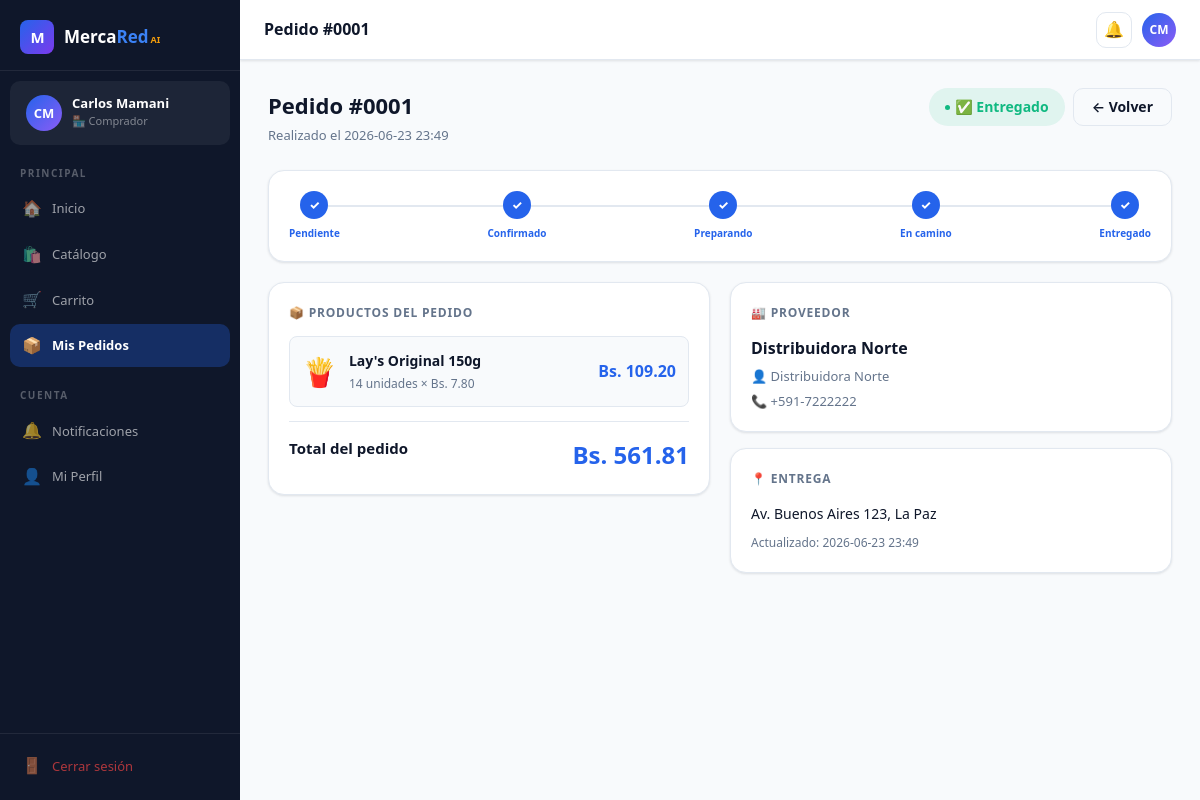
/buyer/orders/1 (signed in), run on the app's committed database.
### tables this page shows
CREATE TABLE users (
        id          INTEGER PRIMARY KEY AUTOINCREMENT,
        email       TEXT    UNIQUE NOT NULL,
        password    TEXT    NOT NULL,
        role        TEXT    NOT NULL DEFAULT 'buyer',   -- buyer | seller | transporter | admin
        full_name   TEXT    NOT NULL,
        company     TEXT,
        phone       TEXT,
        city        TEXT    DEFAULT 'La Paz',
        avatar_initials TEXT,
        created_at  TEXT    DEFAULT (datetime('now')),
        is_active   INTEGER DEFAULT 1,
        bio         TEXT
    );

CREATE TABLE orders (
        id           INTEGER PRIMARY KEY AUTOINCREMENT,
        buyer_id     INTEGER NOT NULL REFERENCES users(id),
        seller_id    INTEGER NOT NULL REFERENCES users(id),
        transporter_id INTEGER REFERENCES users(id),
        status       TEXT    DEFAULT 'pending',
        -- pending | confirmed | preparing | in_transit | delivered | cancelled
        total        REAL    NOT NULL,
        notes        TEXT,
        delivery_address TEXT,
        created_at   TEXT    DEFAULT (datetime('now')),
        updated_at   TEXT    DEFAULT (datetime('now'))
    );

CREATE TABLE order_items (
        id         INTEGER PRIMARY KEY AUTOINCREMENT,
        order_id   INTEGER NOT NULL REFERENCES orders(id),
        product_id INTEGER NOT NULL REFERENCES products(id),
        qty        INTEGER NOT NULL,
        unit_price REAL    NOT NULL
    );

CREATE TABLE products (
        id          INTEGER PRIMARY KEY AUTOINCREMENT,
        seller_id   INTEGER NOT NULL REFERENCES users(id),
        name        TEXT    NOT NULL,
        description TEXT,
        category    TEXT,
        price       REAL    NOT NULL,
        unit        TEXT    DEFAULT 'unidad',
        stock       INTEGER DEFAULT 0,
        min_order   INTEGER DEFAULT 1,
        image_emoji TEXT    DEFAULT '📦',
        is_active   INTEGER DEFAULT 1,
        created_at  TEXT    DEFAULT (datetime('now'))
    );

### app.py (the view)
@app.route('/buyer/orders/<int:oid>')
@login_required
def buyer_order_detail(oid):
    if current_user.role != 'buyer': return redirect(url_for('dashboard'))
    order = query("""
        SELECT o.*, u.full_name as seller_name, u.company as seller_company,
               u.phone as seller_phone
        FROM orders o JOIN users u ON o.seller_id=u.id
        WHERE o.id=? AND o.buyer_id=?
    """, (oid, current_user.id), one=True)
    if not order:
        flash('Pedido no encontrado.', 'error')
        return redirect(url_for('buyer_orders'))
    items = query("""
        SELECT oi.*, p.name, p.image_emoji
        FROM order_items oi JOIN products p ON oi.product_id=p.id
        WHERE oi.order_id=?
    """, (oid,))
    return render_template('buyer/order_detail.html', order=order, items=items)

### app.py (called while the page is built)
def get_db():
    conn = sqlite3.connect(DB_PATH)
    conn.row_factory = sqlite3.Row
    return conn

def query(sql, args=(), one=False, commit=False):
    conn = get_db()
    cur  = conn.execute(sql, args)
    if commit:
        conn.commit()
        rv = cur.lastrowid
    else:
        rv = cur.fetchone() if one else cur.fetchall()
    conn.close()
    return rv

@login_manager.user_loader
def load_user(user_id):
    row = query("SELECT * FROM users WHERE id=?", (user_id,), one=True)
    return User(row) if row else None

def notif_count():
    if not current_user.is_authenticated:
        return 0
    return query("SELECT COUNT(*) as c FROM notifications WHERE user_id=? AND is_read=0",
                 (current_user.id,), one=True)['c']

### templates/buyer/order_detail.html (shortened to what this page needs)
{% extends "base.html" %}
{% block topbar_title %}Pedido #{{ '%04d'|format(order.id) }}{% endblock %}
{% block content %}
<div class="page-header">
  <div>
    <h1>Pedido #{{ '%04d'|format(order.id) }}</h1>
    <p>Realizado el {{ order.created_at[:16] }}</p>
  </div>
  <div style="display:flex;gap:8px">
    <span class="status s-{{ order.status }}" style="font-size:14px;padding:8px 16px">
      {{ {'pending':'⏳ Pendiente','confirmed':'✅ Confirmado','preparing':'⚙️ Preparando','in_transit':'🚚 En camino','delivered':'✅ Entregado','cancelled':'❌ Cancelado'}[order.status] }}
    </span>
    <a href="{{ url_for('buyer_orders') }}" class="btn btn-ghost">← Volver</a>
  </div>
</div>
{% set steps = ['pending','confirmed','preparing','in_transit','delivered'] %}
{% set step_labels = {'pending':'Pendiente','confirmed':'Confirmado','preparing':'Preparando','in_transit':'En camino','delivered':'Entregado'} %}
{% if order.status != 'cancelled' %}
<div class="card" style="margin-bottom:20px">
  <div style="display:flex;justify-content:space-between;align-items:center;position:relative">
    {% for s in steps %}
    {% set active = (steps.index(order.status) >= steps.index(s)) %}
    <div style="display:flex;flex-direction:column;align-items:center;gap:6px;position:relative;z-index:1">
      <div style="width:28px;height:28px;border-radius:50%;display:flex;align-items:center;justify-content:center;font-size:12px;font-weight:800;background:{% if active %}var(--blue){% else %}var(--border){% endif %};color:{% if active %}#fff{% else %}var(--muted){% endif %}">
        {% if active %}✓{% else %}·{% endif %}
      </div>
      <div style="font-size:10px;font-weight:600;color:{% if active %}var(--blue){% else %}var(--muted){% endif %}">{{ step_labels[s] }}</div>
    </div>
    {% endfor %}
  </div>
</div>
{% endif %}
<div class="grid-2" style="align-items:start">
  <div style="display:flex;flex-direction:column;gap:16px">
    <div class="card">
      <div class="card-title">📦 Productos del pedido</div>
      <div style="display:flex;flex-direction:column;gap:10px">
        {% for item in items %}
        <div style="display:flex;align-items:center;gap:12px;padding:12px;background:var(--surface);border-radius:8px;border:1px solid var(--border)">
          <span style="font-size:28px">{{ item.image_emoji }}</span>
          <div style="flex:1">
            <div style="font-size:14px;font-weight:700">{{ item.name }}</div>
            <div style="font-size:12px;color:var(--muted);margin-top:2px">{{ item.qty }} unidades × Bs. {{ '%.2f'|format(item.unit_price) }}</div>
          </div>
          <span style="font-size:16px;font-weight:900;color:var(--blue)">Bs. {{ '%.2f'|format(item.unit_price * item.qty) }}</span>
        </div>
        {% endfor %}
      </div>
      <div style="border-top:1px solid var(--border);margin-top:14px;padding-top:14px;display:flex;justify-content:space-between">
        <span style="font-weight:700;font-size:15px">Total del pedido</span>
        <span style="font-size:24px;font-weight:900;color:var(--blue)">Bs. {{ '%.2f'|format(order.total) }}</span>
      </div>
    </div>
  </div>
  <div style="display:flex;flex-direction:column;gap:16px">
    <div class="card">
      <div class="card-title">🏭 Proveedor</div>
      <div style="font-size:16px;font-weight:800;margin-bottom:4px">{{ order.seller_company or order.seller_name }}</div>
      <div style="font-size:13px;color:var(--muted);margin-bottom:4px">👤 {{ order.seller_name }}</div>
      {% if order.seller_phone %}<div style="font-size:13px;color:var(--muted)">📞 {{ order.seller_phone }}</div>{% endif %}
    </div>
    <div class="card">
      <div class="card-title">📍 Entrega</div>
      <div style="font-size:14px;color:var(--ink)">{{ order.delivery_address or 'No especificada' }}</div>
      <div style="font-size:12px;color:var(--muted);margin-top:8px">Actualizado: {{ order.updated_at[:16] }}</div>
    </div>
  </div>
</div>
{% endblock %}

### templates/base.html (shortened to what this page needs)
<!DOCTYPE html>
<html lang="es">
<head>
</head>
<body>
{% if current_user.is_authenticated %}
<div class="app-layout">
  <aside class="sidebar" id="sidebar">
    <div class="sidebar-logo">
      <div class="logo-icon">M</div>
      <div class="logo-text">Merca<span>Red</span><small>AI</small></div>
    </div>
    <div class="sidebar-user">
      <div class="avatar">{{ current_user.avatar_initials }}</div>
      <div>
        <div class="user-name">{{ current_user.full_name }}</div>
        <div class="user-role">{{ ROLE_ICONS[current_user.role] }} {{ ROLE_LABELS[current_user.role] }}</div>
      </div>
    </div>
    <nav class="sidebar-nav">
      {% if current_user.role == 'buyer' %}
        <div class="nav-section-label">Principal</div>
        <a href="{{ url_for('buyer_home') }}" class="nav-link {% if request.endpoint=='buyer_home' %}active{% endif %}">
          <span class="icon">🏠</span> Inicio
        </a>
        <a href="{{ url_for('buyer_catalogue') }}" class="nav-link {% if request.endpoint=='buyer_catalogue' %}active{% endif %}">
          <span class="icon">🛍️</span> Catálogo
        </a>
        <a href="{{ url_for('buyer_cart') }}" class="nav-link {% if request.endpoint=='buyer_cart' %}active{% endif %}">
          <span class="icon">🛒</span> Carrito
          {% set cc = notif_count() %}
        </a>
        <a href="{{ url_for('buyer_orders') }}" class="nav-link {% if 'buyer_order' in request.endpoint %}active{% endif %}">
          <span class="icon">📦</span> Mis Pedidos
        </a>
      {% elif current_user.role == 'transporter' %}
        <div class="nav-section-label">Principal</div>
        <a href="{{ url_for('transporter_home') }}" class="nav-link {% if request.endpoint=='transporter_home' %}active{% endif %}">
          <span class="icon">🚚</span> Mis Entregas
        </a>
      {% elif current_user.role == 'admin' %}
        <div class="nav-section-label">Administración</div>
        <a href="{{ url_for('admin_home') }}" class="nav-link {% if request.endpoint=='admin_home' %}active{% endif %}">
          <span class="icon">⚙️</span> Panel Admin
        </a>
      {% endif %}
      <div class="nav-section-label" style="margin-top:10px">Cuenta</div>
      <a href="{{ url_for('notifications') }}" class="nav-link {% if request.endpoint=='notifications' %}active{% endif %}">
        <span class="icon">🔔</span> Notificaciones
        {% set nc = notif_count() %}{% if nc > 0 %}<span class="badge amber">{{ nc }}</span>{% endif %}
      </a>
      <a href="{{ url_for('profile') }}" class="nav-link {% if request.endpoint=='profile' %}active{% endif %}">
        <span class="icon">👤</span> Mi Perfil
      </a>
    </nav>
    <div class="sidebar-bottom">
      <a href="{{ url_for('logout') }}" class="nav-link" style="color:rgba(239,68,68,.7)">
        <span class="icon">🚪</span> Cerrar sesión
      </a>
    </div>
  </aside>
  <div class="main-wrap">
    <header class="topbar">
      <span class="topbar-title">{% block topbar_title %}MercaRed AI{% endblock %}</span>
      <div class="topbar-right">
        <a href="{{ url_for('notifications') }}" class="topbar-btn" title="Notificaciones">
          🔔
        </a>
        <a href="{{ url_for('profile') }}" class="topbar-avatar">{{ current_user.avatar_initials }}</a>
      </div>
    </header>
    <main class="page-content">
      {% block content %}{% endblock %}
    </main>
  </div>
</div>
{% else %}
  {% block public_content %}{% endblock %}
{% endif %}
</body>
</html>

### data on the page
users: avatar_initials "CM", full_name "Carlos Mamani", role "🏪", role "Comprador"
orders: id "0001", created_at "2026-06-23 23:49", status "✅ Entregado", total "561.81", delivery_address "Av. Buenos Aires 123, La Paz", updated_at "2026-06-23 23:49"
order_items: image_emoji "🍟", name "Lay's Original 150g", qty "14", unit_price "7.80", item.unit_price*item.qty "109.20"
users: company "Distribuidora Norte", seller_name "Distribuidora Norte", seller_phone "+591-7222222"

### other printed values
{{ step_labels[s] }} "Pendiente" "Confirmado" "Preparando" "En camino" "Entregado"
